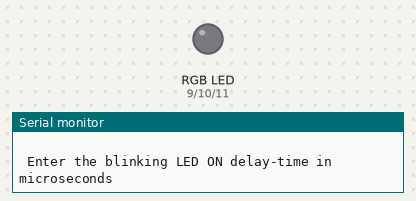
This sketch was run on a simulated Arduino Uno, built with avr-gcc and run on an emulated ATmega328P. On the bench: an RGB LED mixed from three pins (HIGH = lit), the last lines printed to the serial monitor. Dim RGB values are drawn brighter than linear.

Above: at 0.1 s.
At 2.1 s:
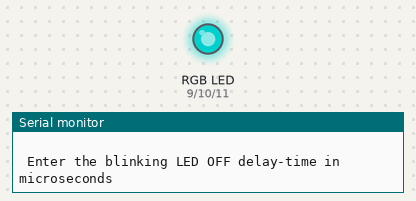
Timing chart, 0 to 3.6 s (numbered marks = the images above):
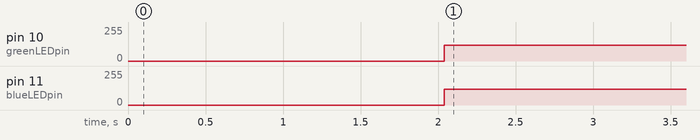

Measured:
- by itself, pin 10 (greenLEDpin): 0/255 → 119/255 at 2.0 s
- by itself, pin 11 (blueLEDpin): 0/255 → 117/255 at 2.0 s

The sketch:

RGB_LED_Cayan_Color_Blink.ino
```cpp
     /**
        PROGRAM TO BLINK THE RGB LED IN CYAN/AQUA COLOR MAKING USE OF THE
        analogwrite() scale (0-255)
     **/


int redLEDpin = 9;               //red LED initialized to pin 9
int greenLEDpin = 10;            //green LED initialized to pin 10
int blueLEDpin = 11;             //blue LED initialized to pin 11

int rColorStrength = 0;          //red LED brightness intesity set to 0
int gColorStrength = 255;        //green LED brightness intesity set to 255
int bColorStrength = 255;        //blue LED brightness intesity set to 255

                                 //RGB LED's brightness intensities(color strengths) to achieve cyan color


int delayOnTime;                 //to hold user prefered delay ON time
int delayOffTime;                //to hold user prefered delay OFF time


void setup()
{
   Serial.begin(9600);             //starting the serial port with baude rate factor 9600
   pinMode(redLEDpin, OUTPUT);     //red LED pin action defined for OUTPUT purpose
   pinMode(greenLEDpin, OUTPUT);   //red LED pin action defined for OUTPUT purpose
   pinMode(blueLEDpin, OUTPUT);    //red LED pin action defined for OUTPUT purpose

   Serial.println(" ");
   Serial.println(" Enter the blinking LED ON delay-time in microseconds  ");
                                   //prompt for user input for LED's ON delay time
   delayOnTime = Serial.parseInt();
                                   //reads the user input

   Serial.println(" ");
   Serial.println(" Enter the blinking LED OFF delay-time in microseconds  ");
                                   //prompt for user input for LED's OFF delay time
   delayOffTime = Serial.parseInt();
                                   //reads the user input
}

void loop()
{
   analogWrite(redLEDpin, rColorStrength);     //red LED pin powered to the defined potential
   analogWrite(greenLEDpin, gColorStrength);   //green LED pin powered to the defined potential
   analogWrite(blueLEDpin, bColorStrength);    //blue LED pin powered to the defined potential
   delay(delayOnTime);                         //LED ON time delay

   analogWrite(redLEDpin, 0);                  //red LED pin powered LOW
   analogWrite(greenLEDpin, 0);                //green LED pin powered LOW
   analogWrite(blueLEDpin, 0);                 //blue LED pin powered LOW
   delay(delayOffTime);                        //LED OFF time delay

                                               //RGB LED BLINKING IN CYAN COLOR
}
```
